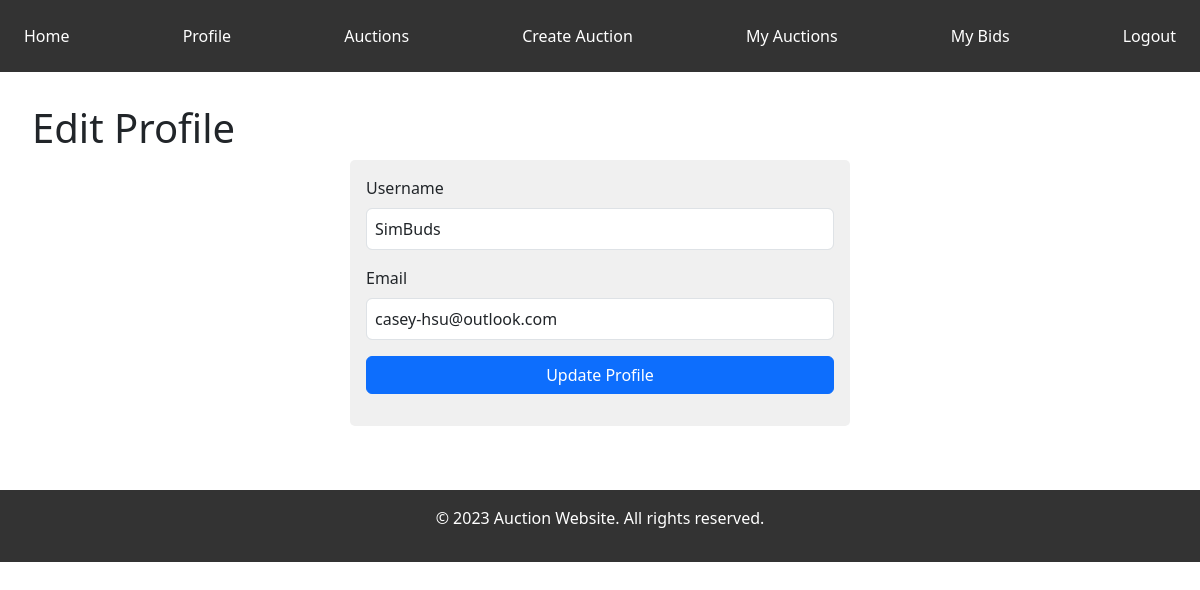
The page /edit_profile (signed in) on the database as committed earlier.
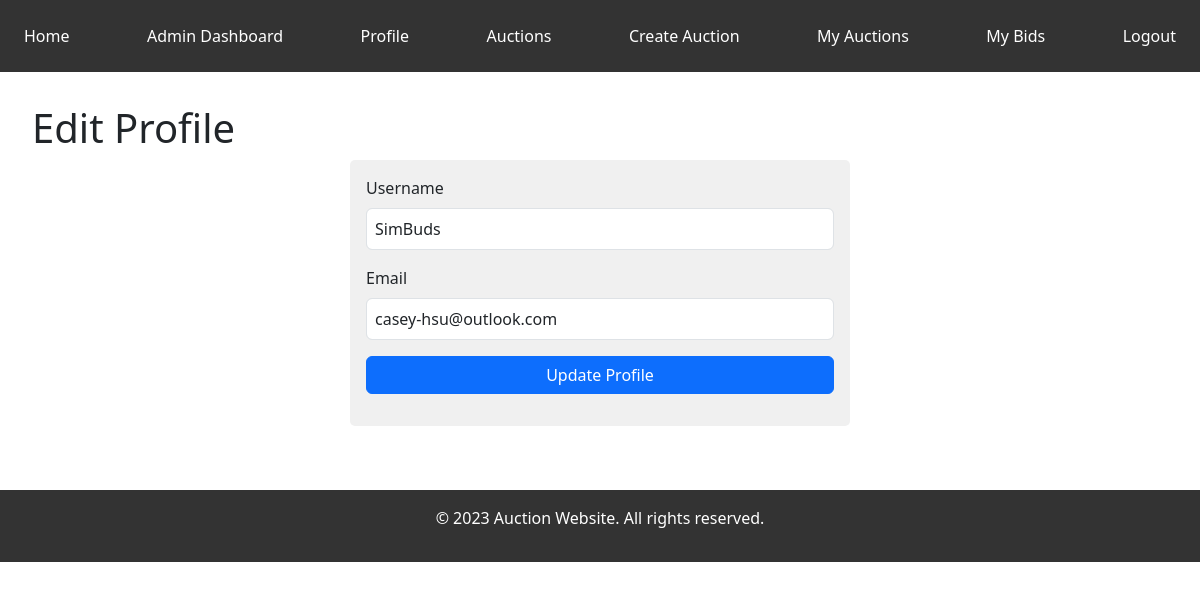
The same page on the database as committed later.
### app.py (the view)
@app.route('/edit_profile', methods=['GET', 'POST'])
@login_required
def edit_profile():
    if request.method == 'POST':
        current_user.username = request.form['username']
        current_user.email = request.form['email']
        db.session.commit()
        flash('Profile updated successfully.')
        return redirect(url_for('profile'))
    return render_template('edit_profile.html')

### app.py (called while the page is built)
@loginManager.user_loader
def load_user(user_id):
    return User.query.get(int(user_id))

### templates/edit_profile.html
{% extends 'base.html' %}
{% block content %}
    <h1>Edit Profile</h1>
    <form action="{{ url_for('edit_profile') }}" method="POST">
        <div class="form-group">
            <label for="username">Username</label>
            <input type="text" class="form-control" id="username" name="username" value="{{ current_user.username }}" required>
        </div>
        <div class="form-group">
            <label for="email">Email</label>
            <input type="email" class="form-control" id="email" name="email" value="{{ current_user.email }}" required>
        </div>
        <button type="submit" class="btn btn-primary">Update Profile</button>
    </form>
{% endblock %}

Rows that differ between the two databases and show on the page:
changed User "SimBuds": is_admin False → True (drawn)
Other text that changed with them:
text now shown: "Admin Dashboard"
